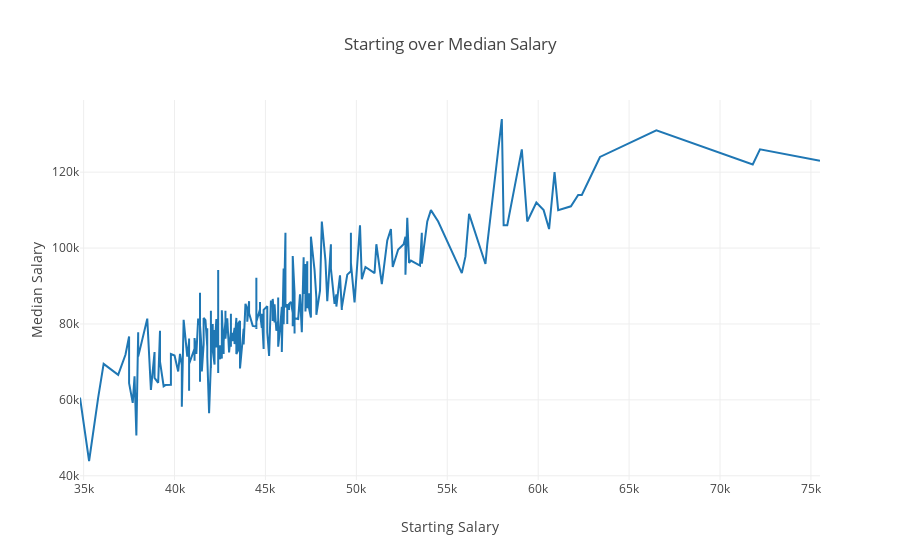

Notebook code for this chart:
### Code cell
info_tuition= all_info.sort_values(by=['Starting Median Salary'])
# trace = go.Scatter(x=rank_dp['rank'], y=rank_dp['Starting Median Salary'])
trace_list = []
trace_list.append(go.Scatter(x=info_tuition['Starting Median Salary'], y=info_tuition['Mid-Career Median Salary']))
    
layout = go.Layout(
    title='Starting over Median Salary',
    xaxis = dict(title = 'Starting Salary'),
    yaxis = dict(title = 'Median Salary'),
)
fig = go.Figure(data=trace_list, layout=layout)
py.offline.iplot(fig)

# trace_list

### Figure 1 — Plotly figure (JSON) as saved in the notebook; plotly's stock layout.template omitted (floating-point values rounded to 4 significant figures; data arrays with more than 128 entries replaced by an {"elided": "..."} marker saying what was removed)
{"data": [{"type": "scatter", "uid": "e9b12f76-4ade-44fe-8a15-74c359630b8a", "x": {"elided": "268 int values"}, "y": {"elided": "268 int values"}}], "layout": {"title": "Starting over Median Salary", "xaxis": {"title": "Starting Salary"}, "yaxis": {"title": "Median Salary"}}}
